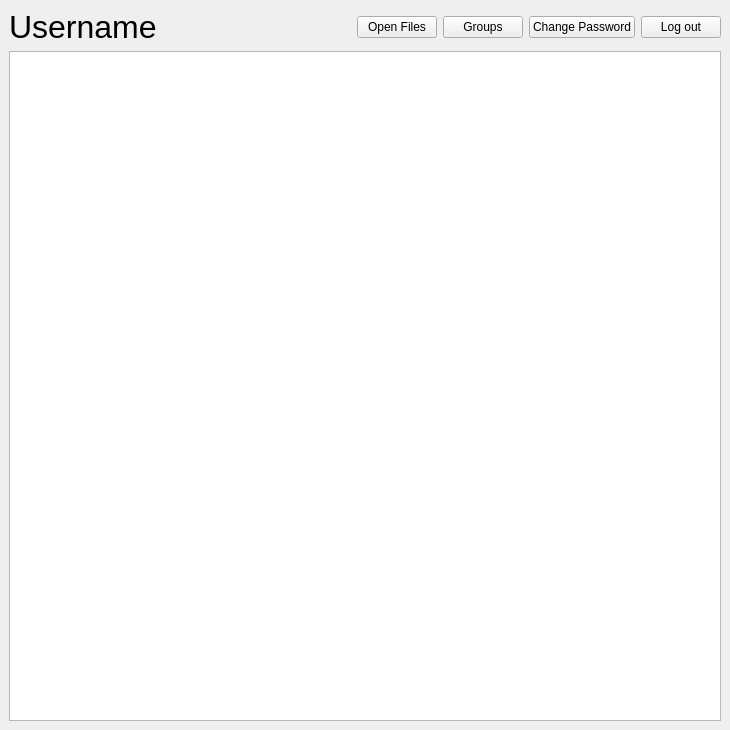
<?xml version="1.0" encoding="UTF-8"?>
<ui version="4.0">
 <class>LoggedWindow</class>
 <widget class="QMainWindow" name="LoggedWindow">
  <property name="geometry">
   <rect>
    <x>0</x>
    <y>0</y>
    <width>730</width>
    <height>730</height>
   </rect>
  </property>
  <property name="windowTitle">
   <string>Dashboard</string>
  </property>
  <property name="windowIcon">
   <iconset>
    <normaloff>../images/app_icon.png</normaloff>../images/app_icon.png</iconset>
  </property>
  <widget class="QWidget" name="centralwidget">
   <layout class="QGridLayout" name="gridLayout_2">
    <item row="0" column="0">
     <layout class="QGridLayout" name="gridLayout">
      <item row="0" column="4">
       <widget class="QPushButton" name="pushButtonChangePassword">
        <property name="text">
         <string>Change Password</string>
        </property>
       </widget>
      </item>
      <item row="0" column="5">
       <widget class="QPushButton" name="pushButtonLogout">
        <property name="text">
         <string>Log out</string>
        </property>
       </widget>
      </item>
      <item row="1" column="0" colspan="6">
       <widget class="QTreeView" name="treeView">
        <property name="contextMenuPolicy">
         <enum>Qt::CustomContextMenu</enum>
        </property>
       </widget>
      </item>
      <item row="0" column="3">
       <widget class="QPushButton" name="pushButtonGroups">
        <property name="text">
         <string>Groups</string>
        </property>
       </widget>
      </item>
      <item row="0" column="0">
       <widget class="QLabel" name="labelUsername">
        <property name="font">
         <font>
          <pointsize>24</pointsize>
         </font>
        </property>
        <property name="text">
         <string>Username</string>
        </property>
       </widget>
      </item>
      <item row="0" column="1">
       <spacer name="horizontalSpacer">
        <property name="orientation">
         <enum>Qt::Horizontal</enum>
        </property>
        <property name="sizeHint" stdset="0">
         <size>
          <width>40</width>
          <height>20</height>
         </size>
        </property>
       </spacer>
      </item>
      <item row="0" column="2">
       <widget class="QPushButton" name="pushButtonOpenFiles">
        <property name="text">
         <string>Open Files</string>
        </property>
       </widget>
      </item>
     </layout>
    </item>
   </layout>
  </widget>
 </widget>
 <resources/>
 <connections/>
</ui>
